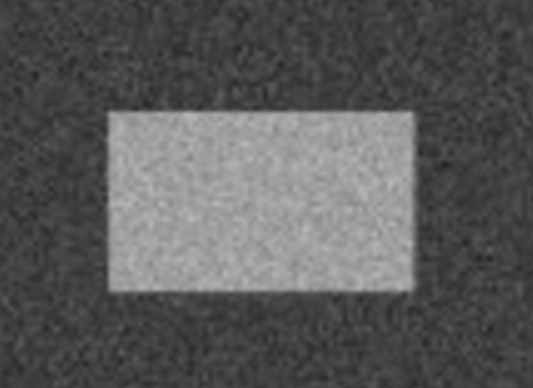
#> input picture Data/Images/noise.png, 533 x 388 px
$ jupyter execute '1.13.3_Otsu'"'"'s_Binarization.ipynb'
#> lines starting #> are read from the running program, lines starting #| are printed output that depends on the picture; after the words box and inside, x2 and y2 are one past the last pixel; in counts of white or black regions, pixels touching at a corner belong together
## **Otsu's Binarization**

**Doc:** https://docs.opencv.org/4.x/d7/d4d/tutorial_py_thresholding.html

[cell 1]
import cv2
import matplotlib.pyplot as plt

image = cv2.imread("../Data/Images/noise.png", 0)
#> image: shape (388, 533); min 36, max 184, mean 89.4
blured = cv2.GaussianBlur(image, (3, 3), 0)
_, thresh = cv2.threshold(blured, 0, 255, cv2.THRESH_BINARY + cv2.THRESH_OTSU)
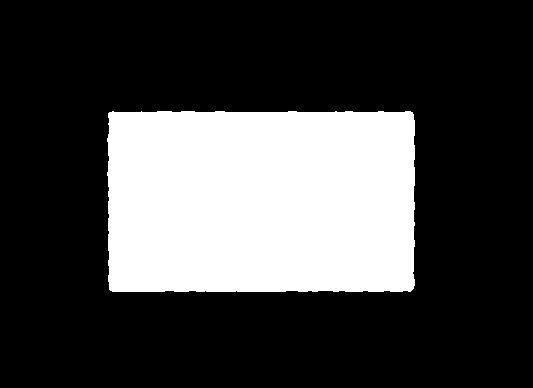
#> thresh: shape (388, 533); 26.6% white; 1 white region, box (x1, y1, x2, y2) and area: (107, 111, 415, 292) 55089


images = [image, thresh]
titles = ["Original Image", "Thresholded Image (Otsu's Binarization)"]

plt.figure(figsize=(10, 5))
for i in range(len(images)):
    plt.subplot(1, 2, i + 1)
    plt.imshow(images[i], cmap="gray")
    plt.title(titles[i])
    plt.axis("off")
#> this loop made 2 passes
plt.tight_layout()
plt.show()
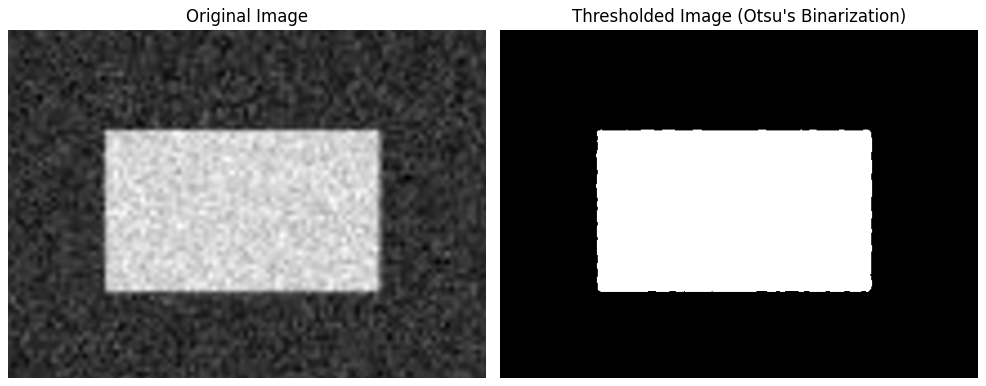
#> figure drawn by matplotlib, 2 panels
